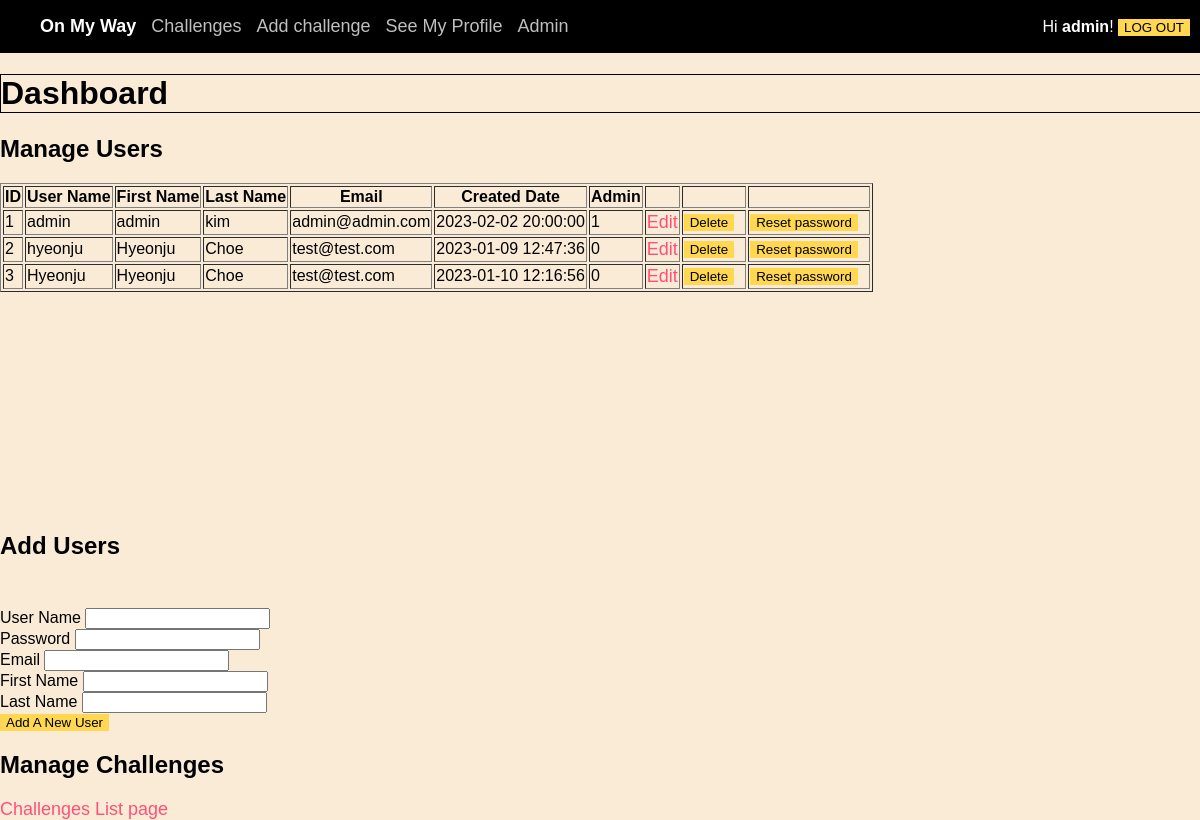
The app's page /index.php?action=admin (signed in) with its own data.
### tables this page shows
CREATE TABLE users (
  id int(11) NOT NULL AUTO_INCREMENT,
  username varchar(64) NOT NULL,
  password varchar(64) NOT NULL,
  first_name varchar(64) NOT NULL,
  last_name varchar(64) NOT NULL,
  email varchar(64) NOT NULL,
  created_date datetime NOT NULL,
  points_total int(11) DEFAULT '0',
  admin tinyint(1) NOT NULL,
  PRIMARY KEY (id)
);

### model/adminManager.php (called while the page is built, shortened)
<?php
class Admin extends Db {
    public function listUsers()
    {
        $db = Db::connectDB();
        $users = $db->query('SELECT * FROM users');
        $users = $users->fetchAll(PDO::FETCH_ASSOC);
        return $users;
    }
}

### view/adminView.php (the view, shortened to what this page needs)
<h1>Dashboard</h1>
<h2>Manage Users</h2>
<table border="1" style="margin-bottom: 15rem;">
    <thead>
        <tr>
            <th>ID</th>
            <th>User Name</th>
            <th>First Name</th>
            <th>Last Name</th>
            <th>Email</th>
            <th>Created Date</th>
            <th>Admin</th>
            <th></th>
            <th></th>
            <th></th>
        </tr>
    </thead>
    <tbody>
        <?php foreach ($users as $user) { ?>
                <tr>
                    <td><?= $user['id']; ?></td>
                    <td><?= $user['username']; ?></td>
                    <td><?= $user['first_name']; ?></td>
                    <td><?= $user['last_name']; ?></td>
                    <td><?= $user['email']; ?></td>
                    <td><?= $user['created_date']; ?></td>
                    <td><?= $user['admin']; ?></td>
                    <td><a href="<?= ADMIN_EDIT_PATH ?>&id=<?=$user['id']?>">Edit</a></td>
                    <td><button type="button" class="delete-user" name="delete"
                    data-id="<?= $user['id'] ?>">Delete</button></td>
                    <td><button type="button" class="reset-password" name="reset" data-id=<?= $user['id'] ?>>Reset password</button></td>
                </tr>
        <?php } ?>
    </tbody>
</table>
<h2>Add Users</h2>
<form method="POST" action="" style="margin-top: 3rem;">
    <div>
        User Name <input type="text" name="username"/><br>
        Password <input type="text" name="password"/><br>
        Email <input type="text" name="email"/><br>
        First Name <input type="text" name="first_name"/><br>
        Last Name <input type="text" name="last_name"/><br>
    </div>
    <div>
        <button type="submit" name="add" value="add">Add A New User</button>
    </div>
</form>
<h2>Manage Challenges</h2>
<a href="<?= LIST_CHALLENGES_PATH ?>">Challenges List page</a>
<?php
    $html = ob_get_clean();
    include 'template.php';
?>

### index.php (shortened to what this page needs)
<?php
    include_once "./controller/adminContr.class.php";
    $action = $_GET['action'] ?? '';
    switch($action) {
        case 'admin':
            AdminContr::admin();
            break;
    }
?>

### controller/adminContr.class.php (shortened to what this page needs)
<?php
include './model/adminManager.php';
class AdminContr {
    public static function admin(){
        if(!isset($_SESSION['logged_in'])){
            header('location: index.php?action=');
        }else{
            $manager = new Admin();
            $users = $manager->listUsers();
            include './view/adminView.php';
        }
    }
}

### view/template.php (shortened to what this page needs)
<!DOCTYPE html>
<html lang="en">
<head>
    <link rel="stylesheet" href="public/styles.css" />
</head>
<body>
    <?php include 'header.php'; ?>
    <?= $html ?>
</body>
</html>

### view/header.php (shortened to what this page needs)
<?php
    $highlight = 'color:white; font-weight:bolder';
?>
<header>
    <nav id="menu">
        <ul>
            <li><a href="<?= ROOT ?>" style="<?= $action == '' ? $highlight:'' ?>">On My Way</a></li>
            <li><a href="<?= LIST_CHALLENGES_PATH ?>" style ="<?= $action == '' ? $hightlight:'' ?>">Challenges</a></li>
            <?php if(isset($_SESSION['logged_in'])){ ?>
                <li><a href="<?= CREATE_CHALLENGE_PATH ?>" style="<?= $action == 'create-challenge' ? $highlight:'' ?>">Add challenge</a></li>
                <li><a href="<?= USER_PROFILE_PATH ?>" style="<?= $action == 'my-profile' ? $highlight:'' ?>">See My Profile</a></li>
                <?php if(isset($_SESSION['logged_in']) && $_SESSION['admin'] == true ){?>
                    <li><a href="<?= ADMIN_PATH ?>" style="<?= $action == 'admin' ? $highlight:'' ?>">Admin</a></li>
                <?php } ?>
            <?php } ?>
        </ul>
    </nav>
    <?php if(!isset($_SESSION['user'])){?>
        <form method="POST" action="<?= LOGIN_PATH ?>">
            <input type="text" name="username_header" placeholder="Username" required>
            <input type="password" name="password_header" placeholder="Password" required>
            <button name="login_button_header">Log In</button>
        </form>
    <?php }else if(isset($_SESSION['user']) && !isset($_POST['log_out'])){ ?>
        <form method="POST" id="login-box">
            <span>
                Hi <strong><?= $_SESSION['user'] ?></strong>!
            </span>
            <button type="submit" name="log_out">LOG OUT</button>
    <?php }else if(isset($_POST['log_out'])){
        session_unset();
        session_destroy();
        header('Location: index.php?action=');
    ?>
    <?php } ?>
        </form>
</header>

### public/styles.css (style rules this page uses)
body { font-family: Verdana, Geneva, Tahoma, sans-serif; width: auto; background-color: antiquewhite; }
h1 { width: 100%; border: 1px solid black; background-color: antiquewhite; }
button { margin-right: 10px; background-color: #FFD750; border: none; text-align: left; }
a { color: #FF5078; text-decoration: none; font-size: large; }
html, body { margin: 0; }
header { display: flex; justify-content: space-between; align-items: center; background-color: black; color: white; }
#menu ul { display: flex; list-style-type: none; }
#menu ul li { padding-right: 15px; }
#menu ul li a { color: rgba(255, 255, 255, 0.75); }
html, body { height: 100%; margin: 0; padding: 0; }

### records on screen
users: id "1", username "admin", first_name "admin", last_name "kim", email "admin@admin.com", created_date "2023-02-02 20:00:00", admin "1"
users: id "2", username "hyeonju", first_name "Hyeonju", last_name "Choe", email "test@test.com", created_date "2023-01-09 12:47:36", admin "0"
users: id "3", username "Hyeonju", first_name "Hyeonju", last_name "Choe", email "test@test.com", created_date "2023-01-10 12:16:56", admin "0"

### other values on screen
$_SESSION['user'] "admin"
